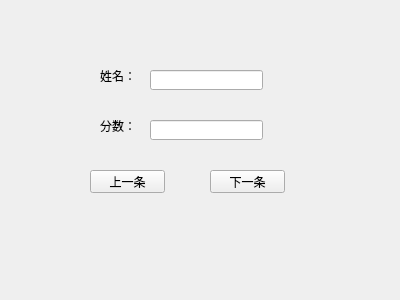
<?xml version="1.0" encoding="UTF-8"?>
<ui version="4.0">
 <class>Widget</class>
 <widget class="QWidget" name="Widget">
  <property name="geometry">
   <rect>
    <x>0</x>
    <y>0</y>
    <width>400</width>
    <height>300</height>
   </rect>
  </property>
  <property name="windowTitle">
   <string>Widget</string>
  </property>
  <widget class="QLabel" name="label">
   <property name="geometry">
    <rect>
     <x>100</x>
     <y>70</y>
     <width>54</width>
     <height>12</height>
    </rect>
   </property>
   <property name="text">
    <string>姓名：</string>
   </property>
  </widget>
  <widget class="QLabel" name="label_2">
   <property name="geometry">
    <rect>
     <x>100</x>
     <y>120</y>
     <width>54</width>
     <height>12</height>
    </rect>
   </property>
   <property name="text">
    <string>分数：</string>
   </property>
  </widget>
  <widget class="QLineEdit" name="lineEdit">
   <property name="geometry">
    <rect>
     <x>150</x>
     <y>70</y>
     <width>113</width>
     <height>20</height>
    </rect>
   </property>
  </widget>
  <widget class="QLineEdit" name="lineEdit_2">
   <property name="geometry">
    <rect>
     <x>150</x>
     <y>120</y>
     <width>113</width>
     <height>20</height>
    </rect>
   </property>
  </widget>
  <widget class="QPushButton" name="pushButton">
   <property name="geometry">
    <rect>
     <x>90</x>
     <y>170</y>
     <width>75</width>
     <height>23</height>
    </rect>
   </property>
   <property name="text">
    <string>上一条</string>
   </property>
  </widget>
  <widget class="QPushButton" name="pushButton_2">
   <property name="geometry">
    <rect>
     <x>210</x>
     <y>170</y>
     <width>75</width>
     <height>23</height>
    </rect>
   </property>
   <property name="text">
    <string>下一条</string>
   </property>
  </widget>
 </widget>
 <layoutdefault spacing="6" margin="11"/>
 <resources/>
 <connections/>
</ui>
